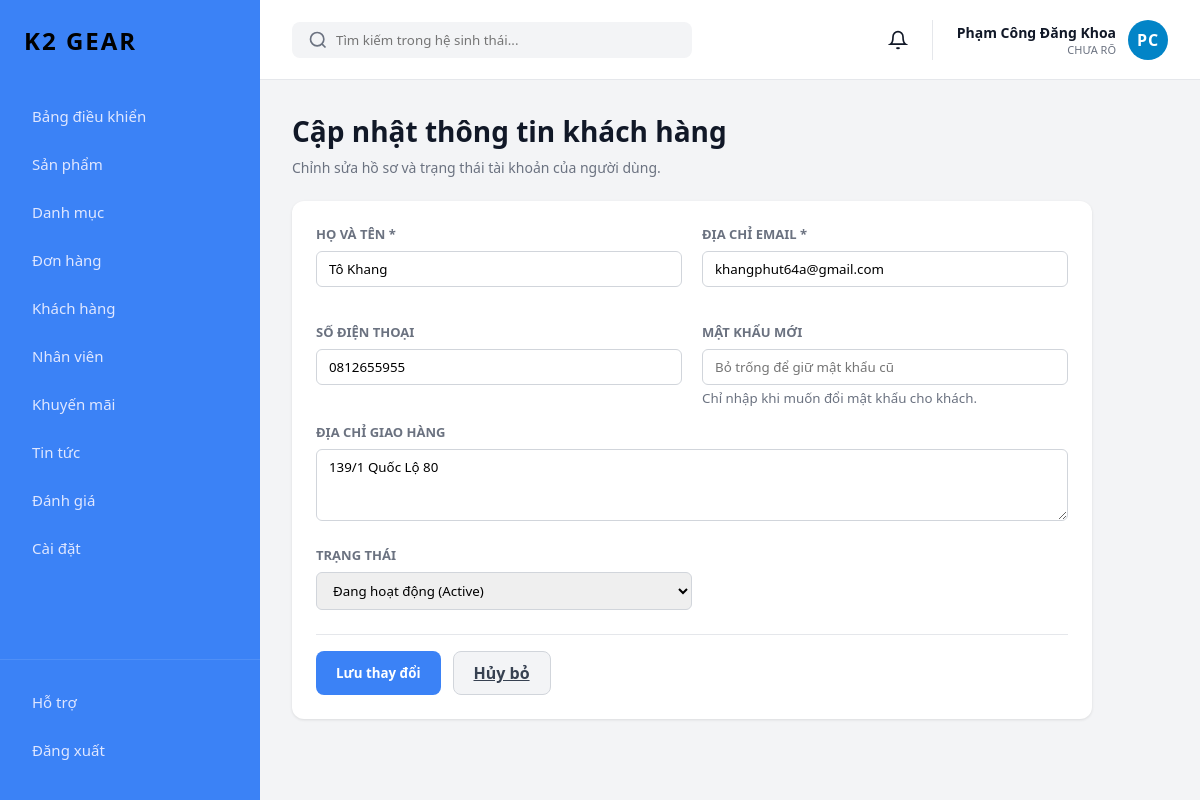
Screenshot of /admin/index.php?view=customer_edit&id=2 (signed in) with the database file from the repository.
### tables this page shows
CREATE TABLE `users` (
  `id` int(11) NOT NULL,
  `name` varchar(100) DEFAULT NULL,
  `email` varchar(100) DEFAULT NULL,
  `password` varchar(255) DEFAULT NULL,
  `phone` varchar(20) DEFAULT NULL,
  `address` text DEFAULT NULL,
  `role` enum('admin','staff','customer') DEFAULT 'customer',
  `status` tinyint(4) DEFAULT 1,
  `created_at` timestamp NOT NULL DEFAULT current_timestamp(),
  `reset_token` varchar(255) DEFAULT NULL,
  `reset_token_expire` datetime DEFAULT NULL
);

### admin/pages/customer_edit.php (the view, shortened to what this page needs)
<?php
$id = $_GET['id'];
$stmt = $pdo->prepare("SELECT * FROM users WHERE id = ? AND role = 'customer'");
$stmt->execute([$id]);
$customer = $stmt->fetch();
?>
<div class="page-header">
    <div class="page-title-wrapper">
        <h1 class="page-title">Cập nhật thông tin khách hàng</h1>
        <p class="page-subtitle">Chỉnh sửa hồ sơ và trạng thái tài khoản của người dùng.</p>
    </div>
</div>
<div class="table-container" style="padding: 24px; background: white; border-radius: 12px; max-width: 800px;">
    <form action="modules/customer/edit.php" method="POST">
        <div style="display: grid; grid-template-columns: 1fr 1fr; gap: 20px;">
            <div class="filter-group" style="margin-bottom: 16px;">
                <label style="font-weight: 600; font-size: 13px; margin-bottom: 8px; display: block;">HỌ VÀ TÊN *</label>
                <input type="text" name="name" class="form-select" style="width: 100%;" required value="<?= htmlspecialchars($customer['name']) ?>">
            </div>
            <div class="filter-group" style="margin-bottom: 16px;">
                <label style="font-weight: 600; font-size: 13px; margin-bottom: 8px; display: block;">ĐỊA CHỈ EMAIL *</label>
                <input type="email" name="email" class="form-select" style="width: 100%;" required value="<?= htmlspecialchars($customer['email']) ?>">
            </div>
            <div class="filter-group" style="margin-bottom: 16px;">
                <label style="font-weight: 600; font-size: 13px; margin-bottom: 8px; display: block;">SỐ ĐIỆN THOẠI</label>
                <input type="text" name="phone" class="form-select" style="width: 100%;" value="<?= htmlspecialchars($customer['phone'] ?? '') ?>">
            </div>
            <div class="filter-group" style="margin-bottom: 16px;">
                <label style="font-weight: 600; font-size: 13px; margin-bottom: 8px; display: block;">MẬT KHẨU MỚI</label>
                <input type="password" name="password" class="form-select" style="width: 100%;" placeholder="Bỏ trống để giữ mật khẩu cũ">
                <small style="color: #6b7280; margin-top: 4px; display: block;">Chỉ nhập khi muốn đổi mật khẩu cho khách.</small>
            </div>
        </div>
        <div class="filter-group" style="margin-bottom: 20px;">
            <label style="font-weight: 600; font-size: 13px; margin-bottom: 8px; display: block;">ĐỊA CHỈ GIAO HÀNG</label>
            <textarea name="address" class="form-select" rows="3" style="width: 100%; resize: vertical;"><?= htmlspecialchars($customer['address'] ?? '') ?></textarea>
        </div>
        <div class="filter-group" style="margin-bottom: 24px; max-width: 50%;">
            <label style="font-weight: 600; font-size: 13px; margin-bottom: 8px; display: block;">TRẠNG THÁI</label>
            <select name="status" class="form-select" style="width: 100%;">
                <option value="1" <?= ($customer['status'] ?? 1) == 1 ? 'selected' : '' ?>>Đang hoạt động (Active)</option>
            </select>
        </div>
        <div style="display: flex; gap: 12px; border-top: 1px solid #e5e7eb; padding-top: 16px;">
            <button type="submit" name="submit_edit_customer" class="btn btn-primary">
                Lưu thay đổi
            </button>
            <a href="?view=customers" class="btn" style="background: #f3f4f6; color: #374151; border: 1px solid #d1d5db;">Hủy bỏ</a>
        </div>
    </form>
</div>

### assets/css/style.css (style rules this page uses)
* { margin: 0; padding: 0; box-sizing: border-box; font-family: 'Segoe UI', Tahoma, Geneva, Verdana, sans-serif; }
body { background-color: #f3f4f6; color: #111827; }
.page-header { display: flex; justify-content: space-between; align-items: flex-start; margin-bottom: 24px; }
.page-title { margin: 0 0 8px 0; font-size: 28px; color: #111827; }
.page-subtitle { margin: 0; color: #6b7280; font-size: 14px; }
.btn { display: inline-flex; align-items: center; gap: 8px; padding: 10px 20px; border-radius: 8px; font-weight: 600; cursor: pointer; border: none; }
.btn-primary { background-color: #3b82f6; color: white; }
.filter-group label { display: block; font-size: 12px; font-weight: 600; color: #6b7280; margin-bottom: 8px; }
.form-select { padding: 8px 12px; border: 1px solid #d1d5db; border-radius: 6px; outline: none; }
.table-container { background: white; border-radius: 12px; box-shadow: 0 1px 3px rgba(0,0,0,0.1); overflow-x: auto; }

### rows the page displays
users: name "Tô Khang", email "khangphut64a@gmail.com", phone "0812655955", address "139/1 Quốc Lộ 80", status "Đang hoạt động (Active)"

### other values shown
$admin_name "Phạm Công Đăng Khoa"
$admin_role "CHƯA RÕ"
$avatar_initials "PC"
